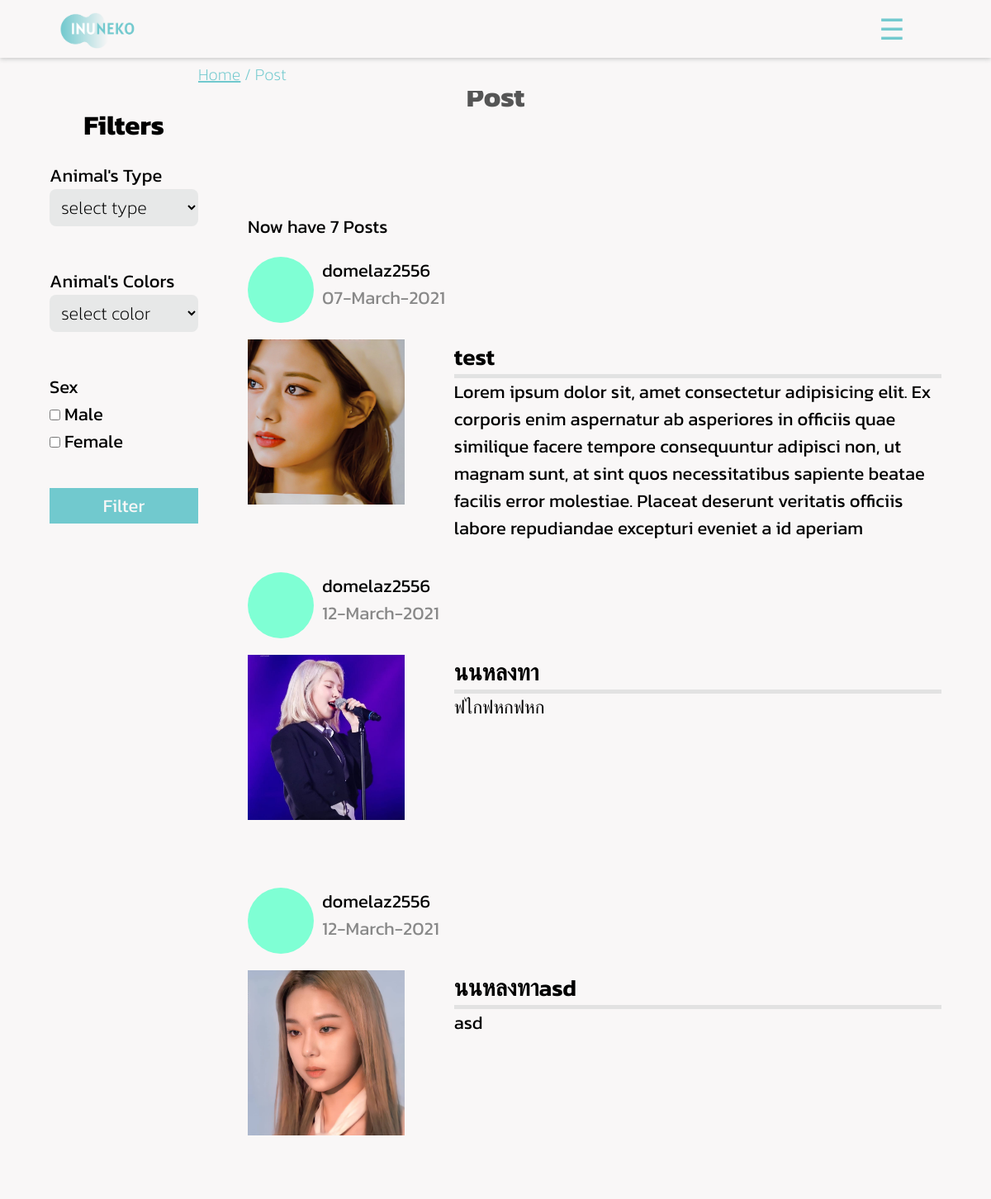
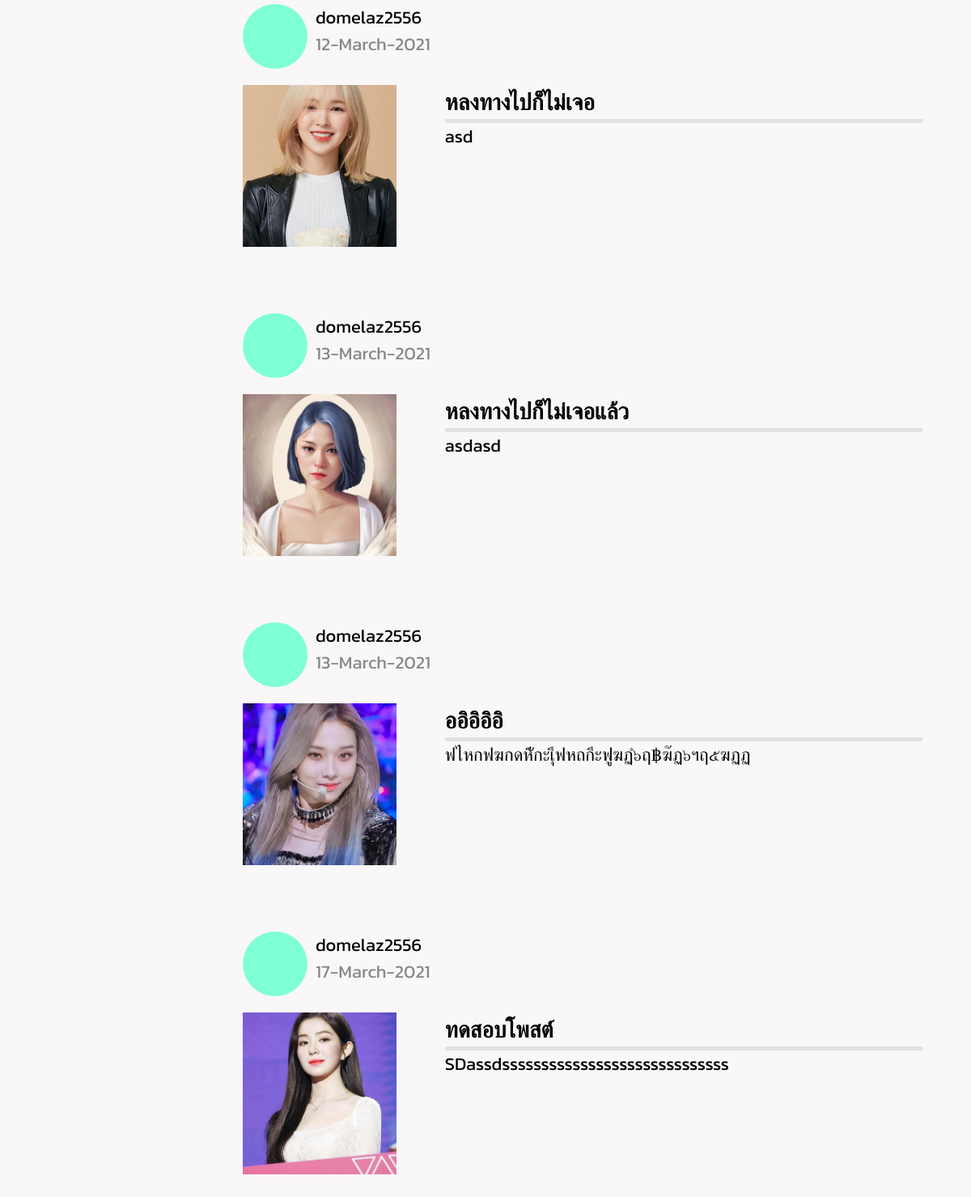
The page /feeds.php on the database its author committed (2 pictures, top to bottom).
### tables this page shows
CREATE TABLE `post` (
  `Post_ID` int(7) NOT NULL,
  `UserID` int(11) NOT NULL,
  `P_head` varchar(100) NOT NULL,
  `P_name` varchar(100) DEFAULT NULL,
  `Animal_ID` int(1) NOT NULL,
  `P_sex` varchar(10) NOT NULL,
  `P_age` int(3) NOT NULL,
  `P_breed` varchar(50) DEFAULT NULL,
  `P_district` varchar(100) NOT NULL,
  `P_province` varchar(100) NOT NULL,
  `P_detail` varchar(500) NOT NULL,
  `P_date` varchar(50) NOT NULL,
  `P_img1` varchar(100) NOT NULL,
  `P_img2` varchar(100) DEFAULT NULL,
  `P_img3` varchar(100) DEFAULT NULL,
  `FavCount` int(11) NOT NULL
);

CREATE TABLE `account` (
  `UserID` int(11) NOT NULL,
  `Username` varchar(30) NOT NULL,
  `Email` varchar(45) NOT NULL,
  `Password` varchar(200) NOT NULL,
  `Gender` varchar(10) NOT NULL,
  `District` varchar(30) NOT NULL,
  `Province` varchar(30) NOT NULL,
  `Tel` varchar(10) NOT NULL,
  `Line_ID` varchar(25) NOT NULL
);

### feeds.php (the view, shortened to what this page needs)
<?php
   include "backend/connectDB.php";
   $sql = "SELECT * FROM post";
   $result = mysqli_query($conn, $sql);
   $contact = "SELECT * FROM account";
   $cresult = mysqli_query($conn, $contact);
   $crows = mysqli_fetch_row($cresult);
   $numrows = mysqli_num_rows($result);
   ?>
<!DOCTYPE html>
<html lang="en">
<head>
    <link rel="stylesheet" href="./css/style.css">
    <link rel="stylesheet" href="./css/home.css">
    <link rel="stylesheet" href="./css/newsfeed.css?<?php echo time(); ?>">
    <link rel="stylesheet" href="https://cdnjs.cloudflare.com/ajax/libs/font-awesome/4.7.0/css/font-awesome.min.css">
</head>
<body>
    <?php include('nav.php') ?>
    <div class="breadcrumb">
       <ul>
           <li><a href="./home.php" style="text-decoration: underline;">Home</a></li> /
           <li><a href="#" style="text-decoration: none;cursor: default;">Post</a></li>
       </ul>
   </div>
    <div class="wrapper-post">
        <div class="header" style="margin-top: 0;">
            <h2>Post</h2>
        </div>
        <div class="container">
            <div class="col-filter">
                <form action="" method="POST">
                    <div class="filter-box">
                        <div class="header-filter">
                            <h2>Filters</h2>
                        </div>
                        <div class="filter">
                            <label for="animalType-filter">Animal's Type</label>
                            <select name="">
                                <option value="" hidden id="animalType-filter">select type</option>
                            </select>
                        </div>
                        <div class="filter">
                            <label for="animalColor-filter">Animal's Colors</label>
                            <select name="animalColor-filter" id="animalColor-filter">
                                <option value="" hidden>select color</option>
                            </select>
                        </div>
                        <div class="filter">
                            <span>Sex</span>
                            <div class="chk-group">
                                <input type="checkbox" id="maleFilter">
                                <label for="maleFilter">Male</label> <br>
                                <input type="checkbox" id="femaleFilter">
                                <label for="femaleFilter">Female</label>
                            </div>
                        </div>
                        <div class="filter">
                            <button type="submit" class="filter-btn">Filter</button>
                        </div>
                    </div>
                </form>
            </div>
            <div class="col-post">
                   <div class="number">Now have <?php echo $numrows ?> Posts</div>
                <?php while ($rows = mysqli_fetch_row($result)) : ?>
                    <?php $post_id = $rows[0];
                       ?>
                    <div class="post">
                        <div class="profile-tab">
                            <div class="profile-img"></div>
                            <div class="profile-detail">
                                <div class="profile-name profile-hover" onclick="window.location ='user_profile.php?UserID=<?php echo $rows[1] ?>'"><?php echo $crows[1]; ?></div>
                                <div class="date-post"><?php echo $rows[11]; ?></div>
                            </div>
                        </div>
                        <div class="post-tap post-hover" onclick="goToPost('<?php echo $post_id ?>')">
                            <div class="col-img" style="background-image: url('backend/<?php echo $rows[12] ?>');"></div>
                            <div class="col-detail">
                                <div class="post-name"><?php echo $rows[2]; ?></div>
                                <div class="post-detail">
                                    <?php echo $rows[10]; ?>
                                </div>
                            </div>
                        </div>
                    </div>
                <?php endwhile ?>
            </div>
        </div>
    </div>
</body>
</html>

### css/style.css (style rules this page uses)
* { padding: 0; margin: 0; box-sizing: border-box; font-family: 'Kanit', sans-serif; }
body { background-color: #F9F7F7; }
a { color: #71C9CE; }
div.header { display: flex; width: 100%; justify-content: center; align-items: center; height: 16vh; margin-top:50px; z-index: 50; }
div.header h2 { font-size: 34px; color: #555; }
div.breadcrumb { position: fixed; top: 70px; left: 0; height: 40px; width: 100%; padding: 0 20%; display: flex; align-items: center; font-size: 20px; font-weight: 200; background-color: #f9f7f7; z-index: 2000; }
div.breadcrumb ul { list-style: none; color: #71C9CE; }
div.breadcrumb ul li { display: inline; }
.number { padding: 5px 0; padding-bottom: 20px; }

### css/home.css (style rules this page uses)
input[type=text], input[type=number], select { background-color: #e7e8e8; margin-bottom: 10px; border: none; padding: 5px 10px; font-size: 22px; font-weight: 200; width: 20em; border-radius: 8px; -webkit-border-radius: 8px; -moz-border-radius: 8px; -ms-border-radius: 8px; -o-border-radius: 8px; }
option { font-weight: 200; }

### css/newsfeed.css (style rules this page uses)
div.wrapper-post { background-color: #f9f7f7; min-height: 100vh; }
div.header { position: fixed; z-index: 1; background-color: #f9f7f7; }
div.container { display: flex; font-size: 22px; position: relative; }
div.col-filter { position: fixed; width: 25%; display: flex; justify-content: center; padding: 0 5%; top: 0; left: 0; height: 100vh; z-index: 10; align-items: center; }
div.col-post { margin-left: 25%; padding-top: 25vh; }
div.filter { margin-bottom: 40px; }
div.filter input { width: 100%; }
div.filter-box select { width: 100%; }
div.header-filter { text-align: center; padding-bottom: 20px; }
div.filter input[type=checkbox] { width: auto; }
button.filter-btn { width: 100%; font-size: 22px; background-color: #71C9CE; border: none; color: #f9f7f7; padding: 5px 0; }
div.post { width: 70vw; margin-bottom: 20px; }
div.profile-detail { width: 10em; }
div.profile-name { width: 10em; }
div.profile-tab { width: 100%; display: flex; }
div.profile-img { height: 80px; width: 80px; border-radius:50%; -webkit-border-radius:50%; -moz-border-radius:50%; -ms-border-radius:50%; -o-border-radius:50%; margin-right: 10px; background-color: aquamarine; }
div.date-post { color: #888; }
div.post-tap { display: flex; padding: 20px 0 20px 0; max-width: 100%; }
div.col-img { width: 20%; width: 200px; height: 200px; background-size: cover; background-position: center; margin-right: 10px; }
div.col-detail { width: 80%; min-height: 11em; max-height: 11em; overflow: hidden; padding: 0 0 0 50px; }
div.post-name { border-bottom: 5px solid #e2e2e2; font-size: 28px; font-weight: 600; }

### rows shown on the page
post: UserID.Username "domelaz2556", P_date "07-March-2021", P_img1 (picture), P_head "test", P_detail "Lorem ipsum dolor sit, amet consectetur adipisicing elit. Ex corporis enim aspernatur ab asperiores in officiis quae similique facere tempore consequuntur adipisci non, ut magnam sunt, at sint quos necessitatibus sapiente beatae facilis error molestiae. Placeat deserunt veritatis officiis labore repudiandae excepturi eveniet a id aperiam…"
post: P_date "12-March-2021", P_img1 (picture), P_head "นนหลงทา", P_detail "ฟไกฟหกฟหก"
account: Username "domelaz2556"
post: P_date "12-March-2021", P_img1 (picture), P_head "นนหลงทาasd", P_detail "asd"
post: P_date "12-March-2021", P_img1 (picture), P_head "หลงทางไปก็ไม่เจอ", P_detail "asd"
post: P_date "13-March-2021", P_img1 (picture), P_head "หลงทางไปก็ไม่เจอแล้ว", P_detail "asdasd"
post: P_date "13-March-2021", P_img1 (picture), P_head "ออิอิอิอิ", P_detail "ฟไหกฟฆกดหัีกะเุึฟหถกึะฟูฆฏํ๖ฤ฿ฆ๊ฏ๖ฯฤ๕ฆฏฏ"
post: P_date "17-March-2021", P_img1 (picture), P_head "ทดสอบโพสต์", P_detail "SDassdsssssssssssssssssssssssssssss"

### other values the page prints
$numrows "7"
